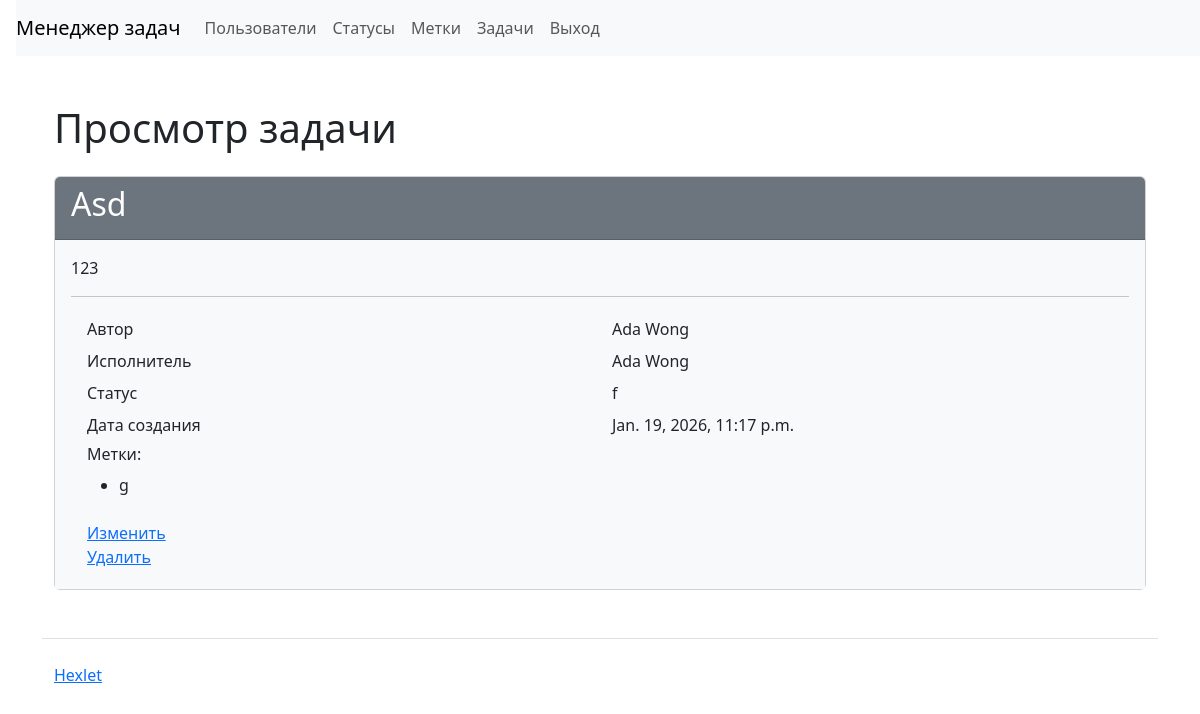
The page /tasks/2/ (signed in) on the database its author committed.
### task_manager/tasks/models.py (models this page shows)
class Task(models.Model):
    name = models.CharField(max_length=150)
    description = models.CharField()
    status = models.ForeignKey(Status, on_delete=models.PROTECT,related_name='status')
    executor = models.ForeignKey(User, on_delete=models.PROTECT,blank=True,null=True, related_name='executioner')
    labels = models.ManyToManyField(Label,related_name='label',blank=True)
    author = models.ForeignKey(User,on_delete=models.PROTECT,related_name="authored_tasks")
    created_at = models.DateTimeField(auto_now_add=True)

### task_manager/statuses/models.py (models this page shows)
class Status(models.Model):
    name = models.CharField(max_length=100)
    created_at = models.DateTimeField(auto_now_add=True)
    def __str__(self):
        return self.name

### task_manager/labels/models.py (models this page shows, shortened)
class Label(models.Model):
    name = models.CharField(max_length=100)
    created_at = models.DateTimeField(auto_now_add=True)

### task_manager/tasks/views.py (the view)
# urls.py: path('<int:pk>/',views.TaskDetailView.as_view(),name='detail_task')
class TaskDetailView(LoginRequiredMixin, DetailView):
    model = Task
    template_name = "tasks/tasks_detail.html"
    context_object_name = "task"

### task_manager/templates/tasks/tasks_detail.html
{% extends "layout.html" %}
{% block main %}
<h1 class="my-4">Просмотр задачи</h1>
<div class="card">
  <div class="card-header bg-secondary text-white">
    <h2>{{task.name}}</h2>
  </div>
  <div class="card-body bg-light">
    <p>{{task.description}}</p>
    <hr>
    <div class="container">
      <div class="row p-1">
        <div class="col">Автор</div>
        <div class="col">{{task.author.get_full_name.title}}</div>
      </div>
      <div class="row p-1">
        <div class="col">Исполнитель</div>
        <div class="col">{{task.executor.get_full_name.title|default:task.executor.username|default:"—"}}</div>
      </div>
      <div class="row p-1">
        <div class="col">Статус</div>
        <div class="col">{{task.status}}</div>
      </div>
      <div class="row p-1">
        <div class="col">Дата создания</div>
        <div class="col">{{task.created_at}}</div>
      </div>
      <div class="row p-1">
        <div class="col">
          <h6>Метки:</h6>
          <ul>
            {% for label in task.labels.all %}
              <li>{{label.name}}</li>
            {% endfor %}
          </ul>
        </div>
      </div>
      <div class="row p-1">
        <div class="col">
          <a href="{% url 'task_update' task.id%}">Изменить</a>
          <br>
          <a href="{% url 'delete_task' task.id%}">Удалить</a>
        </div>
      </div>
    </div>
  </div>
</div>
{% endblock %}

### rows shown on the page
Task: name "Asd", description "123", author.get_full_name "Ada Wong", executor.get_full_name "Ada Wong", status "f", created_at "Jan. 19, 2026, 11:17 p.m."
Label: name "g"
